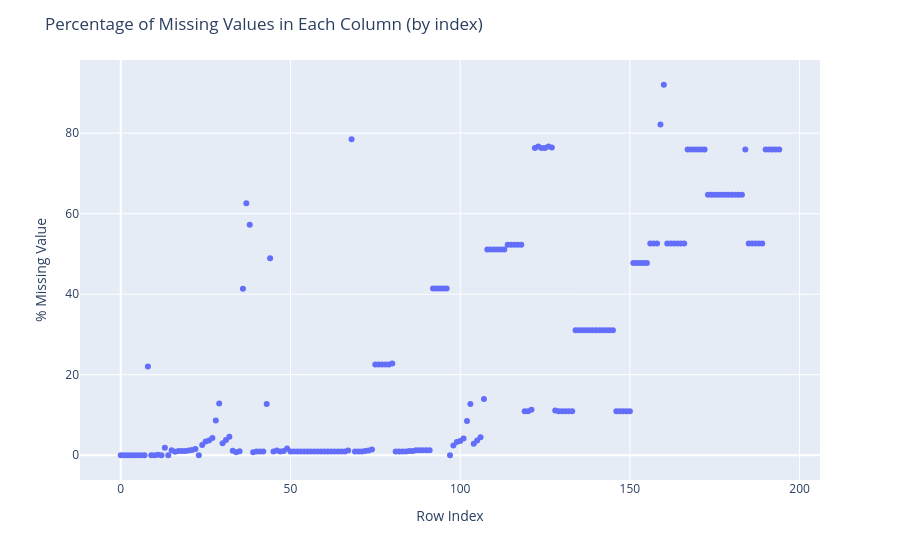

Notebook code for this chart:
### Code cell
fig = px.scatter(df_missing_values.values)
fig.update_layout(
    title='Percentage of Missing Values in Each Column (by index)',
    xaxis_title='Row Index',
    yaxis_title='% Missing Value',
    showlegend=False,
)
fig.show()

### Figure 1 — Plotly figure (JSON) as saved in the notebook; plotly's stock layout.template omitted (floating-point values rounded to 4 significant figures; data arrays with more than 128 entries replaced by an {"elided": "..."} marker saying what was removed)
{"data": [{"hovertemplate": "variable=0<br>index=%{x}<br>value=%{y}<extra></extra>", "legendgroup": "0", "marker": {"color": "#636efa", "symbol": "circle"}, "mode": "markers", "name": "0", "orientation": "v", "showlegend": true, "type": "scatter", "x": {"elided": "195 int values"}, "xaxis": "x", "y": {"elided": "195 float values"}, "yaxis": "y"}], "layout": {"legend": {"title": {"text": "variable"}, "tracegroupgap": 0}, "margin": {"t": 60}, "showlegend": false, "title": {"text": "Percentage of Missing Values in Each Column (by index)"}, "xaxis": {"anchor": "y", "domain": [0, 1], "title": {"text": "Row Index"}}, "yaxis": {"anchor": "x", "domain": [0, 1], "title": {"text": "% Missing Value"}}}}
